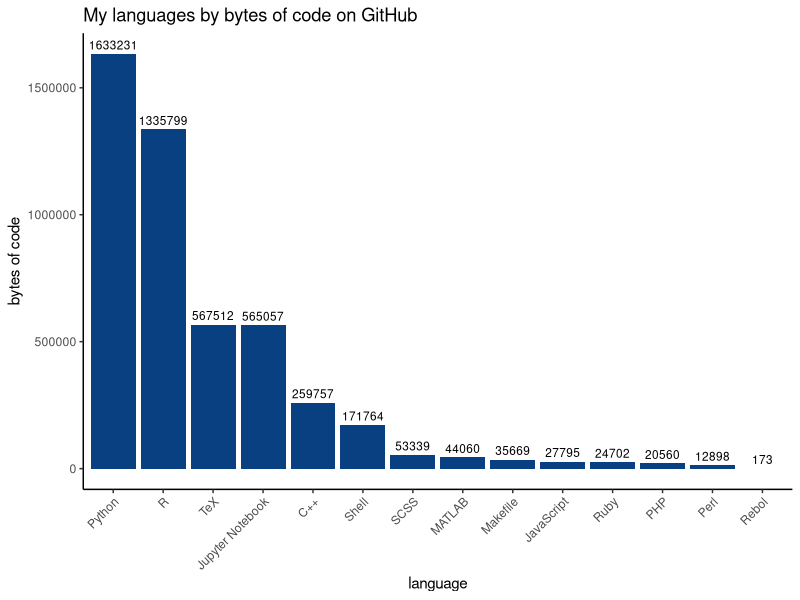
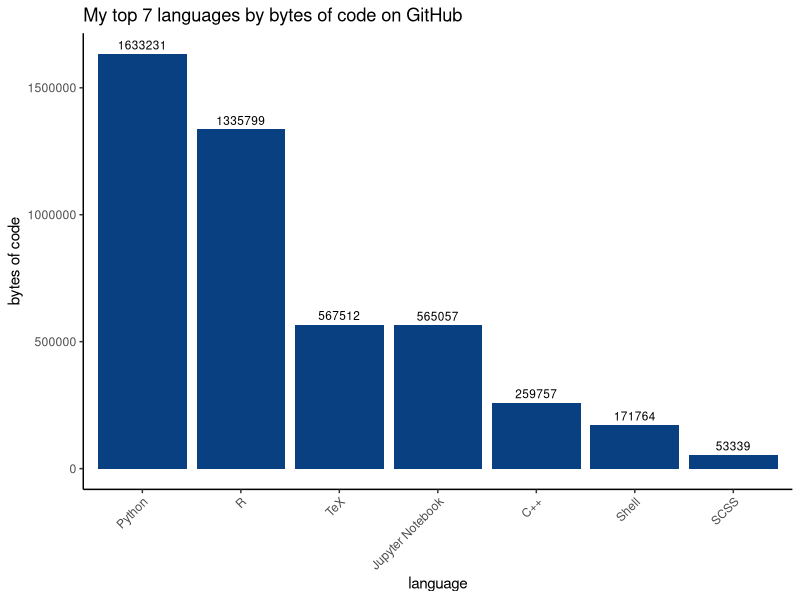
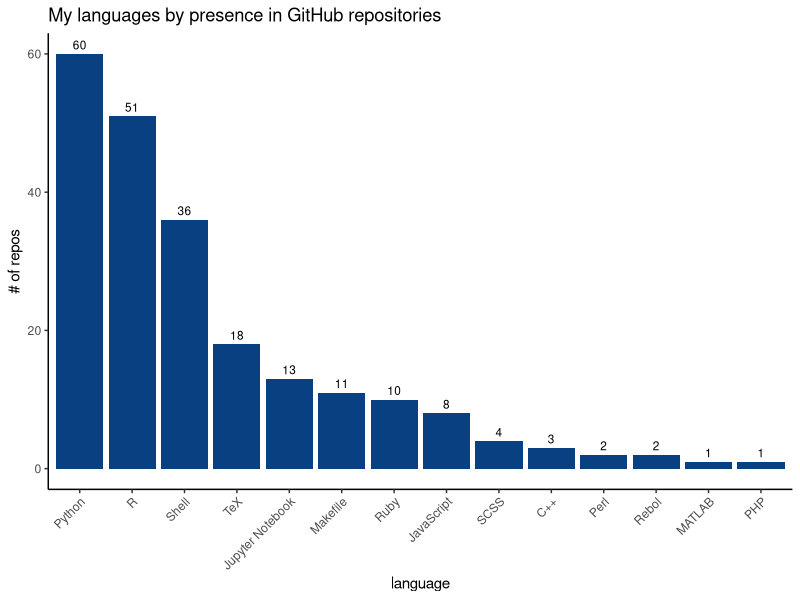

Recreate these plots in R, in order.

library(here)
library(RColorBrewer)
library(tidyverse)
theme_set(theme_classic())
update_geom_defaults("bar", list(fill = RColorBrewer::brewer.pal(n=9,name="GnBu")[9]))
theme_update(axis.text.x = element_text(angle = 45, hjust = 1))
aspect_ratio <- 4/3
height <- 5
width <- height * aspect_ratio

data <- readr::read_csv(here::here("data", "repo_languages.csv")) %>%
    filter(!(language %in% c("HTML", "CSS")))

plot_all_bytes <- data %>%
    group_by(language) %>%
    summarize(total_bytes=sum(language_repo_bytes)) %>%
    ggplot2::ggplot(aes(x=reorder(language, -total_bytes), y=total_bytes, ladbel=total_bytes)) +
    geom_bar(stat="identity")+#, fill="#0868AC") +
    geom_text(aes(label=total_bytes), vjust=-0.5, size=3) +
    xlab("language") +
    ylab("bytes of code") +
    ggtitle("My languages by bytes of code on GitHub")
ggsave(here::here("figures", "language_all_bytes.svg"), height=height, width=width, units="in")

plot_bytes_7 <- data %>%
    group_by(language) %>%
    summarize(total_bytes=sum(language_repo_bytes)) %>%
    top_n(7, total_bytes) %>%
    ggplot2::ggplot(aes(x=reorder(language, -total_bytes), y=total_bytes, label=total_bytes)) +
    geom_bar(stat="identity")+#, fill="#0868AC") +
    geom_text(aes(label=total_bytes), vjust=-0.5, size=3) +
    xlab("language") +
    ylab("bytes of code") +
    ggtitle("My top 7 languages by bytes of code on GitHub")
ggsave(here::here("figures", "language_all_bytes_n7.svg"), height=height, width=width, units="in")

plot_all_repos <- data %>%
    group_by(language) %>%
    summarize(repo_count=n()) %>%
    ggplot2::ggplot(aes(x=reorder(language, -repo_count), y=repo_count, label=repo_count)) +
    geom_bar(stat="identity")+#, fill="#0868AC") +
    geom_text(aes(label=repo_count), vjust=-0.5, size=3) +
    xlab("language") +
    ylab("# of repos") +
    ggtitle("My languages by presence in GitHub repositories")
ggsave(here::here("figures", "language_all_repos.svg"), height=height, width=width, units="in")
